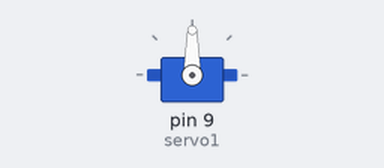
The sketch below on a simulated Arduino Uno, built with avr-gcc and run on an emulated ATmega328P. Parts: servo.

Above: at 0.25 s.
At 6.2 s:
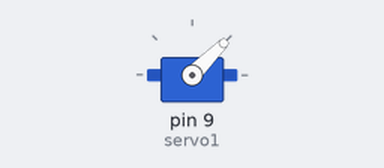
At 12.2 s:
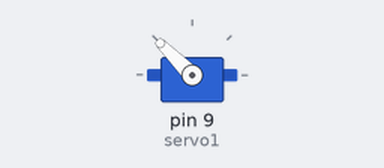
Timing chart, 0 to 15.8 s (numbered marks = the images above):
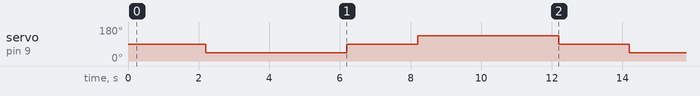

The sketch:

motor_Demo.ino
```cpp
// 2019.5.10 ————自己写，用舵机库函数控制无刷电机————
// 成功  【舵机45～135，对应1～2ms(50Hz)，对应 反转～正转最高速】
#include<Servo.h>
Servo servo1;
int i = 0;
int time = 100;

void setup() {
	servo1.attach(9);
	delay(100);
	servo1.write(90); // 启动信号：中位
	delay(100);
}

void loop() {
  servo1.write(90);
  delay(2000);
  servo1.write(45);
  delay(4000);
  servo1.write(90);
  delay(2000);
  servo1.write(135);
  delay(4000);
}
```

Measured:
- by itself, servo on pin 9 (servo1): repeats every 12.0 s: 90° 2.0 s, 135° 4.0 s, 90° 2.0 s, 45° 4.0 s
